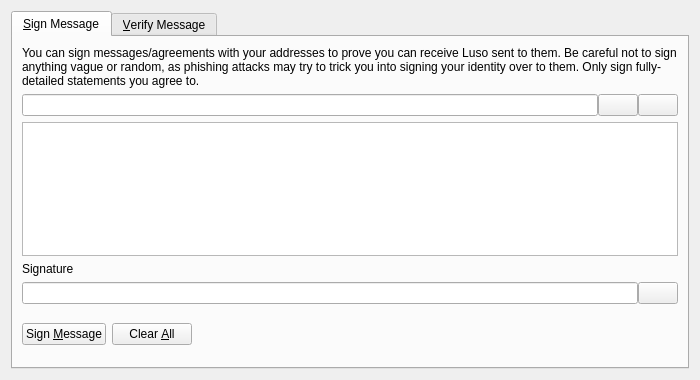
<?xml version="1.0" encoding="UTF-8"?>
<ui version="4.0">
 <class>SignVerifyMessageDialog</class>
 <widget class="QDialog" name="SignVerifyMessageDialog">
  <property name="geometry">
   <rect>
    <x>0</x>
    <y>0</y>
    <width>700</width>
    <height>380</height>
   </rect>
  </property>
  <property name="windowTitle">
   <string>Signatures - Sign / Verify a Message</string>
  </property>
  <property name="modal">
   <bool>true</bool>
  </property>
  <layout class="QVBoxLayout" name="verticalLayout">
   <item>
    <widget class="QTabWidget" name="tabWidget">
     <property name="currentIndex">
      <number>0</number>
     </property>
     <widget class="QWidget" name="tabSignMessage">
      <attribute name="title">
       <string>&amp;Sign Message</string>
      </attribute>
      <layout class="QVBoxLayout" name="verticalLayout_SM">
       <item>
        <widget class="QLabel" name="infoLabel_SM">
         <property name="text">
          <string>You can sign messages/agreements with your addresses to prove you can receive Luso sent to them. Be careful not to sign anything vague or random, as phishing attacks may try to trick you into signing your identity over to them. Only sign fully-detailed statements you agree to.</string>
         </property>
         <property name="textFormat">
          <enum>Qt::PlainText</enum>
         </property>
         <property name="wordWrap">
          <bool>true</bool>
         </property>
        </widget>
       </item>
       <item>
        <layout class="QHBoxLayout" name="horizontalLayout_1_SM">
         <property name="spacing">
          <number>0</number>
         </property>
         <item>
          <widget class="QValidatedLineEdit" name="addressIn_SM">
           <property name="toolTip">
            <string>The Luso address to sign the message with</string>
           </property>
          </widget>
         </item>
         <item>
          <widget class="QPushButton" name="addressBookButton_SM">
           <property name="toolTip">
            <string>Choose previously used address</string>
           </property>
           <property name="text">
            <string/>
           </property>
           <property name="shortcut">
            <string>Alt+A</string>
           </property>
           <property name="autoDefault">
            <bool>false</bool>
           </property>
          </widget>
         </item>
         <item>
          <widget class="QPushButton" name="pasteButton_SM">
           <property name="toolTip">
            <string>Paste address from clipboard</string>
           </property>
           <property name="text">
            <string/>
           </property>
           <property name="shortcut">
            <string>Alt+P</string>
           </property>
           <property name="autoDefault">
            <bool>false</bool>
           </property>
          </widget>
         </item>
        </layout>
       </item>
       <item>
        <widget class="QPlainTextEdit" name="messageIn_SM">
         <property name="toolTip">
          <string>Enter the message you want to sign here</string>
         </property>
        </widget>
       </item>
       <item>
        <widget class="QLabel" name="signatureLabel_SM">
         <property name="text">
          <string>Signature</string>
         </property>
         <property name="textFormat">
          <enum>Qt::PlainText</enum>
         </property>
        </widget>
       </item>
       <item>
        <layout class="QHBoxLayout" name="horizontalLayout_2_SM">
         <property name="spacing">
          <number>0</number>
         </property>
         <item>
          <widget class="QLineEdit" name="signatureOut_SM">
           <property name="font">
            <font>
             <italic>true</italic>
            </font>
           </property>
           <property name="readOnly">
            <bool>true</bool>
           </property>
          </widget>
         </item>
         <item>
          <widget class="QPushButton" name="copySignatureButton_SM">
           <property name="toolTip">
            <string>Copy the current signature to the system clipboard</string>
           </property>
           <property name="text">
            <string/>
           </property>
           <property name="autoDefault">
            <bool>false</bool>
           </property>
          </widget>
         </item>
        </layout>
       </item>
       <item>
        <layout class="QHBoxLayout" name="horizontalLayout_3_SM">
         <item>
          <widget class="QPushButton" name="signMessageButton_SM">
           <property name="toolTip">
            <string>Sign the message to prove you own this Luso address</string>
           </property>
           <property name="text">
            <string>Sign &amp;Message</string>
           </property>
           <property name="autoDefault">
            <bool>false</bool>
           </property>
          </widget>
         </item>
         <item>
          <widget class="QPushButton" name="clearButton_SM">
           <property name="toolTip">
            <string>Reset all sign message fields</string>
           </property>
           <property name="text">
            <string>Clear &amp;All</string>
           </property>
           <property name="autoDefault">
            <bool>false</bool>
           </property>
          </widget>
         </item>
         <item>
          <spacer name="horizontalSpacer_1_SM">
           <property name="orientation">
            <enum>Qt::Horizontal</enum>
           </property>
           <property name="sizeHint" stdset="0">
            <size>
             <width>40</width>
             <height>48</height>
            </size>
           </property>
          </spacer>
         </item>
         <item>
          <widget class="QLabel" name="statusLabel_SM">
           <property name="font">
            <font>
             <weight>75</weight>
             <bold>true</bold>
            </font>
           </property>
           <property name="text">
            <string/>
           </property>
           <property name="wordWrap">
            <bool>true</bool>
           </property>
          </widget>
         </item>
         <item>
          <spacer name="horizontalSpacer_2_SM">
           <property name="orientation">
            <enum>Qt::Horizontal</enum>
           </property>
           <property name="sizeHint" stdset="0">
            <size>
             <width>40</width>
             <height>48</height>
            </size>
           </property>
          </spacer>
         </item>
        </layout>
       </item>
      </layout>
     </widget>
     <widget class="QWidget" name="tabVerifyMessage">
      <attribute name="title">
       <string>&amp;Verify Message</string>
      </attribute>
      <layout class="QVBoxLayout" name="verticalLayout_VM">
       <item>
        <widget class="QLabel" name="infoLabel_VM">
         <property name="text">
          <string>Enter the receiver's address, message (ensure you copy line breaks, spaces, tabs, etc. exactly) and signature below to verify the message. Be careful not to read more into the signature than what is in the signed message itself, to avoid being tricked by a man-in-the-middle attack. Note that this only proves the signing party receives with the address, it cannot prove sendership of any transaction!</string>
         </property>
         <property name="textFormat">
          <enum>Qt::PlainText</enum>
         </property>
         <property name="alignment">
          <set>Qt::AlignLeading|Qt::AlignLeft|Qt::AlignTop</set>
         </property>
         <property name="wordWrap">
          <bool>true</bool>
         </property>
        </widget>
       </item>
       <item>
        <layout class="QHBoxLayout" name="horizontalLayout_1_VM">
         <property name="spacing">
          <number>0</number>
         </property>
         <item>
          <widget class="QValidatedLineEdit" name="addressIn_VM">
           <property name="toolTip">
            <string>The Luso address the message was signed with</string>
           </property>
          </widget>
         </item>
         <item>
          <widget class="QPushButton" name="addressBookButton_VM">
           <property name="toolTip">
            <string>Choose previously used address</string>
           </property>
           <property name="text">
            <string/>
           </property>
           <property name="shortcut">
            <string>Alt+A</string>
           </property>
           <property name="autoDefault">
            <bool>false</bool>
           </property>
          </widget>
         </item>
        </layout>
       </item>
       <item>
        <widget class="QPlainTextEdit" name="messageIn_VM"/>
       </item>
       <item>
        <widget class="QValidatedLineEdit" name="signatureIn_VM"/>
       </item>
       <item>
        <layout class="QHBoxLayout" name="horizontalLayout_2_VM">
         <item>
          <widget class="QPushButton" name="verifyMessageButton_VM">
           <property name="toolTip">
            <string>Verify the message to ensure it was signed with the specified Luso address</string>
           </property>
           <property name="text">
            <string>Verify &amp;Message</string>
           </property>
           <property name="autoDefault">
            <bool>false</bool>
           </property>
          </widget>
         </item>
         <item>
          <widget class="QPushButton" name="clearButton_VM">
           <property name="toolTip">
            <string>Reset all verify message fields</string>
           </property>
           <property name="text">
            <string>Clear &amp;All</string>
           </property>
           <property name="autoDefault">
            <bool>false</bool>
           </property>
          </widget>
         </item>
         <item>
          <spacer name="horizontalSpacer_1_VM">
           <property name="orientation">
            <enum>Qt::Horizontal</enum>
           </property>
           <property name="sizeHint" stdset="0">
            <size>
             <width>40</width>
             <height>48</height>
            </size>
           </property>
          </spacer>
         </item>
         <item>
          <widget class="QLabel" name="statusLabel_VM">
           <property name="font">
            <font>
             <weight>75</weight>
             <bold>true</bold>
            </font>
           </property>
           <property name="text">
            <string/>
           </property>
           <property name="wordWrap">
            <bool>true</bool>
           </property>
          </widget>
         </item>
         <item>
          <spacer name="horizontalSpacer_2_VM">
           <property name="orientation">
            <enum>Qt::Horizontal</enum>
           </property>
           <property name="sizeHint" stdset="0">
            <size>
             <width>40</width>
             <height>48</height>
            </size>
           </property>
          </spacer>
         </item>
        </layout>
       </item>
      </layout>
     </widget>
    </widget>
   </item>
  </layout>
 </widget>
 <customwidgets>
  <customwidget>
   <class>QValidatedLineEdit</class>
   <extends>QLineEdit</extends>
   <header>qvalidatedlineedit.h</header>
  </customwidget>
 </customwidgets>
 <resources>
  <include location="../luso.qrc"/>
 </resources>
 <connections/>
</ui>
